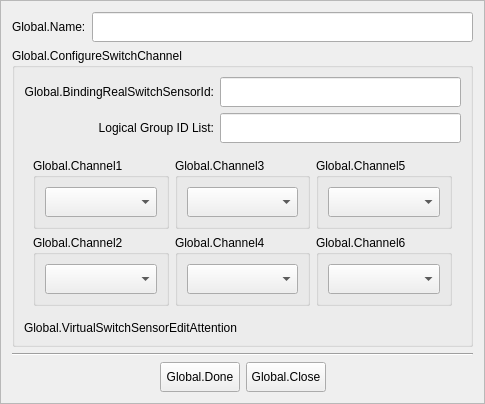
<?xml version="1.0" encoding="UTF-8"?>
<ui version="4.0">
 <class>VirtualSwitchSensorEditDialogFrame</class>
 <widget class="QFrame" name="VirtualSwitchSensorEditDialogFrame">
  <property name="geometry">
   <rect>
    <x>0</x>
    <y>0</y>
    <width>485</width>
    <height>404</height>
   </rect>
  </property>
  <property name="windowTitle">
   <string>Frame</string>
  </property>
  <property name="frameShape">
   <enum>QFrame::StyledPanel</enum>
  </property>
  <property name="frameShadow">
   <enum>QFrame::Raised</enum>
  </property>
  <layout class="QVBoxLayout" name="verticalLayout_8">
   <item>
    <layout class="QHBoxLayout" name="horizontalLayout">
     <item>
      <widget class="QLabel" name="label">
       <property name="text">
        <string>Global.Name:</string>
       </property>
      </widget>
     </item>
     <item>
      <widget class="QLineEdit" name="lineName">
       <property name="minimumSize">
        <size>
         <width>0</width>
         <height>30</height>
        </size>
       </property>
      </widget>
     </item>
    </layout>
   </item>
   <item>
    <widget class="QGroupBox" name="groupBox">
     <property name="sizePolicy">
      <sizepolicy hsizetype="Preferred" vsizetype="Expanding">
       <horstretch>0</horstretch>
       <verstretch>0</verstretch>
      </sizepolicy>
     </property>
     <property name="title">
      <string>Global.ConfigureSwitchChannel</string>
     </property>
     <layout class="QVBoxLayout" name="verticalLayout_7">
      <item>
       <layout class="QGridLayout" name="gridLayout_2">
        <item row="0" column="0">
         <widget class="QLabel" name="label_3">
          <property name="text">
           <string>Global.BindingRealSwitchSensorId:</string>
          </property>
          <property name="alignment">
           <set>Qt::AlignRight|Qt::AlignTrailing|Qt::AlignVCenter</set>
          </property>
         </widget>
        </item>
        <item row="1" column="0">
         <widget class="QLabel" name="label_4">
          <property name="text">
           <string>Logical Group ID List:</string>
          </property>
          <property name="alignment">
           <set>Qt::AlignRight|Qt::AlignTrailing|Qt::AlignVCenter</set>
          </property>
         </widget>
        </item>
        <item row="1" column="1">
         <widget class="QLineEdit" name="lineLogicGroupIDList">
          <property name="minimumSize">
           <size>
            <width>0</width>
            <height>30</height>
           </size>
          </property>
         </widget>
        </item>
        <item row="0" column="1">
         <widget class="QLineEdit" name="lineBindingSwitchSensorId">
          <property name="minimumSize">
           <size>
            <width>0</width>
            <height>30</height>
           </size>
          </property>
         </widget>
        </item>
       </layout>
      </item>
      <item>
       <widget class="QFrame" name="frame">
        <property name="sizePolicy">
         <sizepolicy hsizetype="Preferred" vsizetype="Expanding">
          <horstretch>0</horstretch>
          <verstretch>0</verstretch>
         </sizepolicy>
        </property>
        <layout class="QGridLayout" name="gridLayout">
         <item row="0" column="0">
          <widget class="QGroupBox" name="groupBox_1">
           <property name="title">
            <string>Global.Channel1</string>
           </property>
           <layout class="QVBoxLayout" name="verticalLayout">
            <item>
             <widget class="QComboBox" name="comboBox_1">
              <property name="minimumSize">
               <size>
                <width>0</width>
                <height>30</height>
               </size>
              </property>
             </widget>
            </item>
           </layout>
          </widget>
         </item>
         <item row="0" column="1">
          <widget class="QGroupBox" name="groupBox_3">
           <property name="title">
            <string>Global.Channel3</string>
           </property>
           <layout class="QVBoxLayout" name="verticalLayout_2">
            <item>
             <widget class="QComboBox" name="comboBox_3">
              <property name="minimumSize">
               <size>
                <width>0</width>
                <height>30</height>
               </size>
              </property>
             </widget>
            </item>
           </layout>
          </widget>
         </item>
         <item row="0" column="2">
          <widget class="QGroupBox" name="groupBox_5">
           <property name="title">
            <string>Global.Channel5</string>
           </property>
           <layout class="QVBoxLayout" name="verticalLayout_3">
            <item>
             <widget class="QComboBox" name="comboBox_5">
              <property name="minimumSize">
               <size>
                <width>0</width>
                <height>30</height>
               </size>
              </property>
             </widget>
            </item>
           </layout>
          </widget>
         </item>
         <item row="1" column="0">
          <widget class="QGroupBox" name="groupBox_2">
           <property name="title">
            <string>Global.Channel2</string>
           </property>
           <layout class="QVBoxLayout" name="verticalLayout_4">
            <item>
             <widget class="QComboBox" name="comboBox_2">
              <property name="minimumSize">
               <size>
                <width>0</width>
                <height>30</height>
               </size>
              </property>
             </widget>
            </item>
           </layout>
          </widget>
         </item>
         <item row="1" column="1">
          <widget class="QGroupBox" name="groupBox_4">
           <property name="title">
            <string>Global.Channel4</string>
           </property>
           <layout class="QVBoxLayout" name="verticalLayout_5">
            <item>
             <widget class="QComboBox" name="comboBox_4">
              <property name="minimumSize">
               <size>
                <width>0</width>
                <height>30</height>
               </size>
              </property>
             </widget>
            </item>
           </layout>
          </widget>
         </item>
         <item row="1" column="2">
          <widget class="QGroupBox" name="groupBox_6">
           <property name="title">
            <string>Global.Channel6</string>
           </property>
           <layout class="QVBoxLayout" name="verticalLayout_6">
            <item>
             <widget class="QComboBox" name="comboBox_6">
              <property name="minimumSize">
               <size>
                <width>0</width>
                <height>30</height>
               </size>
              </property>
             </widget>
            </item>
           </layout>
          </widget>
         </item>
        </layout>
       </widget>
      </item>
      <item>
       <widget class="QLabel" name="label_2">
        <property name="text">
         <string>Global.VirtualSwitchSensorEditAttention</string>
        </property>
       </widget>
      </item>
     </layout>
    </widget>
   </item>
   <item>
    <widget class="Line" name="line">
     <property name="orientation">
      <enum>Qt::Horizontal</enum>
     </property>
    </widget>
   </item>
   <item>
    <layout class="QHBoxLayout" name="horizontalLayout_3">
     <item>
      <spacer name="horizontalSpacer">
       <property name="orientation">
        <enum>Qt::Horizontal</enum>
       </property>
       <property name="sizeHint" stdset="0">
        <size>
         <width>40</width>
         <height>20</height>
        </size>
       </property>
      </spacer>
     </item>
     <item>
      <widget class="QPushButton" name="buttonDialogBottomDone">
       <property name="minimumSize">
        <size>
         <width>80</width>
         <height>30</height>
        </size>
       </property>
       <property name="text">
        <string>Global.Done</string>
       </property>
      </widget>
     </item>
     <item>
      <widget class="QPushButton" name="buttonDialogBottomClose">
       <property name="minimumSize">
        <size>
         <width>80</width>
         <height>30</height>
        </size>
       </property>
       <property name="text">
        <string>Global.Close</string>
       </property>
      </widget>
     </item>
     <item>
      <spacer name="horizontalSpacer_2">
       <property name="orientation">
        <enum>Qt::Horizontal</enum>
       </property>
       <property name="sizeHint" stdset="0">
        <size>
         <width>40</width>
         <height>20</height>
        </size>
       </property>
      </spacer>
     </item>
    </layout>
   </item>
  </layout>
 </widget>
 <resources/>
 <connections/>
</ui>
